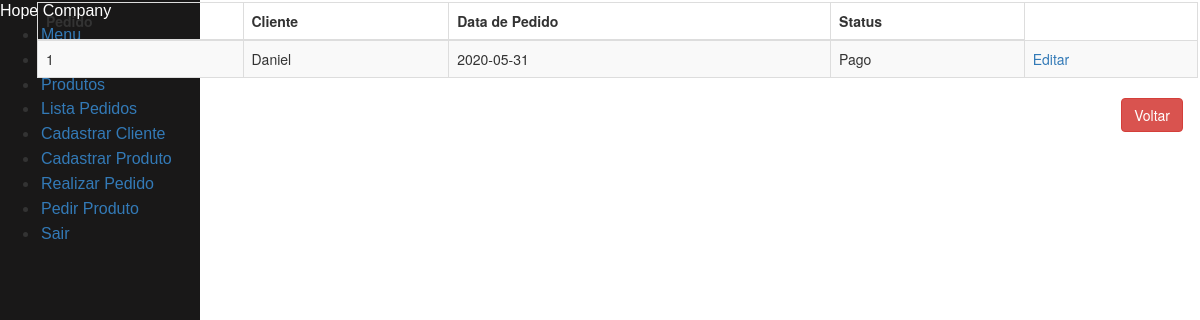
The app's page /pedido/ with its own data.
### tables this page shows
CREATE TABLE pedido (
    id_pedido INTEGER PRIMARY KEY AUTOINCREMENT,
    id_cliente INTEGER NOT NULL,
    datahora DEFAULT CURRENT_DATE,
    ped_valor INTEGER,
    ped_qtd INTERGER,
    status TINYINT(1),
    FOREIGN KEY(id_cliente) REFERENCES cliente(id_cliente)
);

CREATE TABLE cliente (
    id_cliente INTEGER PRIMARY KEY AUTOINCREMENT,
    nome VARCHAR(50) NOT NULL,
    sexo VARCHAR(1) NOT NULL,
    telefone CHAR(11) NULL,
    endereco CHAR(100) NULL,
    email CHAR(100) NULL
);

### clientes.py (the view)
@app.route("/pedido/")
def listar_pedidos_api():
    return render_template("lista_pedidos.html", pedidos = listar_pedidos())

### clientes.py (called while the page is built)
def row_to_dict(description, row):
    if row == None:
        return None
    d = {}
    for i in range(0, len(row)):
        d[description[i][0]] = row[i]
    return d

def rows_to_dict(description, rows):
    result = []
    for row in rows:
        result.append(row_to_dict(description, row))
    return result

def conectar():
    return sqlite3.connect('clientes.db')

def listar_pedidos():
    with closing(conectar()) as con, closing(con.cursor()) as cur:
        cur.execute("SELECT p.id_pedido, p.id_cliente, p.datahora, p.status, c.nome FROM pedido p INNER JOIN cliente c ON p.id_cliente = c.id_cliente ORDER BY p.id_cliente")
        return rows_to_dict(cur.description, cur.fetchall())

### templates/lista_pedidos.html (shortened to what this page needs)
{% extends "menu.html" %}
{% block content %}
    <div class="table-responsive" id="sailorTableArea">
        <table id="sailorTable" class="table table-striped table-bordered" width="100%">
            <thead>
                <tr>
                    <th>Pedido</th>
                    <th>Cliente</th>
                    <th>Data de Pedido</th>
                    <th>Status</th>
                </tr>
            </thead>
            <tbody>
                {% for pedido in pedidos %}
                <tr>
                    <td>{{pedido['id_pedido']}}</td>
                    <td>{{pedido['nome']}}</td>
                    <td>{{pedido['datahora']}}</td>
                    <td>{{pedido['status']}}</td>
                    <td><a href="/pedido/{{pedido['id_pedido']}}" class="botao">Editar</a></td>
                </tr>
                {% endfor %}
            </tbody>
        </table>
    </div>
    <div class="form-group">
        <label class="col-md-4 control-label" for="btnsalvar"></label>
        <div class="col-md-8 text-right">
            <a id="btncancelar" name="btncancelar" class="btn btn-danger" href="/menu">Voltar</a>
        </div>
    </div>
</body>
{% endblock %}

### records on screen
pedido: id_pedido "1", nome "Daniel", datahora "2020-05-31", status "Pago"
